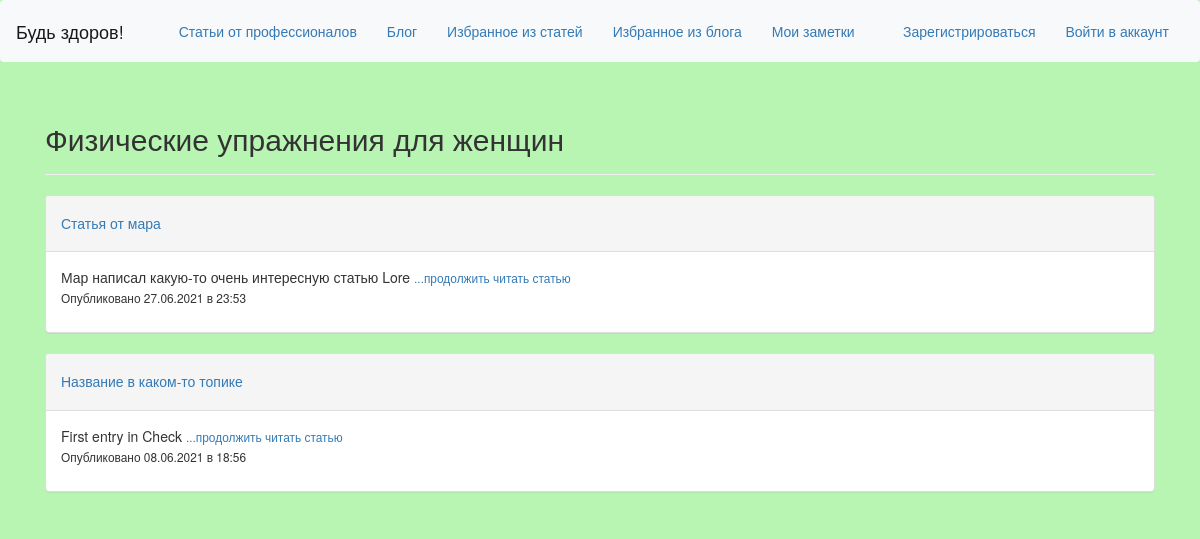
/topics/5/, run on an earlier commit of the app's database.
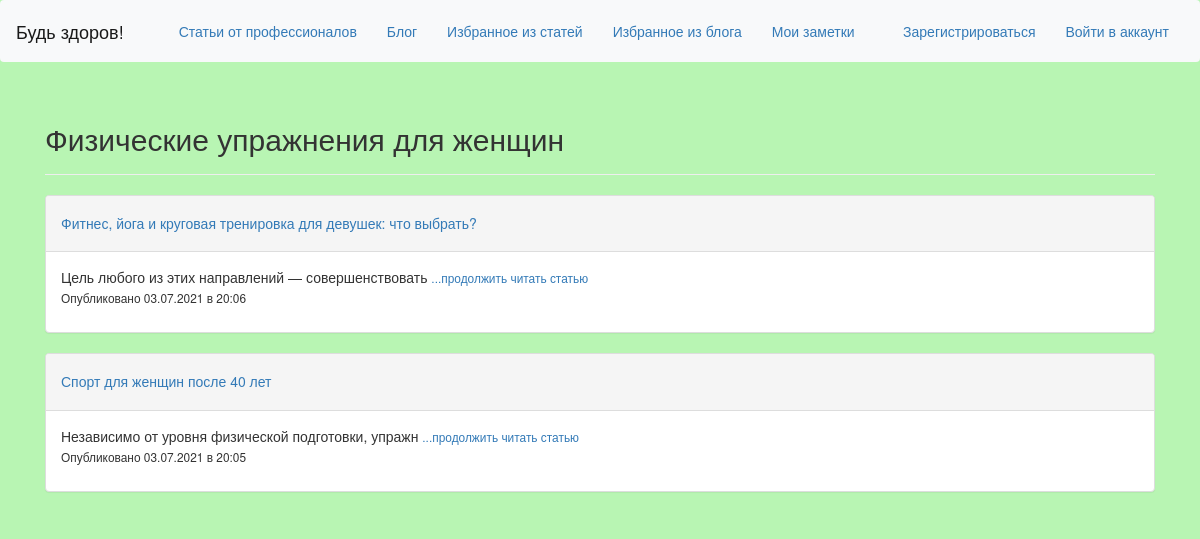
And on a later commit of the database.
### learning_logs/models.py (models this page shows, shortened)
class Entry(models.Model):
    topic = models.ForeignKey(Topic, on_delete=models.CASCADE)
    title = models.CharField(max_length=150)
    text = models.TextField()
    date_added = models.DateTimeField(auto_now_add=True)
    like = models.ManyToManyField(User, blank=True)
    entryimage = models.ImageField(upload_to='images', default='images/defaultimage.png', blank=True, null=True)
    class Meta:
        verbose_name_plural = 'entries'

### learning_logs/views.py (the view)
# urls.py: url(r'^topics/(?P<topic_id>\d+)/$', views.topic, name='topic'),
def topic(request, topic_id):
    topic = Topic.objects.get(id=topic_id)
    read_more = '...продолжить читать статью'
    entries = topic.entry_set.order_by('-date_added')
    for entry in entries:
        if len(entry.text) > 50:
            entry.text = entry.text[:50]
    context = {'topic': topic, 'entries': entries, 'read_more': read_more}
    return render(request, 'learning_logs/topic.html', context)

### learning_logs/models.py (called while the page is built)
    def __str__(self):
        return self.text

### learning_logs/templates/learning_logs/topic.html (shortened to what this page needs)
{% extends 'learning_logs/base.html' %}
{% block header %}
<h2>{{ topic }}</h2>
{% endblock header %}
{% block content %}
{% for entry in entries %}
<div class="panel panel-default">
    <div class="panel-heading">
        <h5>
            <a href="{% url 'entry' entry.id %}"> {{entry.title}}</a>
        </h5>
    </div>
    <div class="panel-body">
        {{ entry.text }}
        <small>
            <a href="{% url 'entry' entry.id %}">{{ read_more }}</a>
        </small>
        <p>
            <small>
                Опубликовано {{ entry.date_added|date:'d.m.Y в H:i' }}
            </small>
        </p>
    </div>
</div>
{% empty %}
Упс! По данной теме ещё нет ни одной статьи... Станьте первым, жмите на ссылку
"Добавить новую статью"!
{% endfor %}
{% endblock content %}

What changed in the data, as far as the page shows it:
removed Entry: title "Статья от мара", text "Мар написал какую-то очень интересную статью Lore", read_more "...продолжить читать статью", date_added "27.06.2021 в 23:53"
removed Entry: title "Название в каком-то топике", text "First entry in Check", read_more "...продолжить читать статью", date_added "08.06.2021 в 18:56"
added Entry: title "Фитнес, йога и круговая тренировка для девушек: что выбрать?", text "Цель любого из этих направлений — совершенствовать", read_more "...продолжить читать статью", date_added "03.07.2021 в 20:06"
added Entry: title "Спорт для женщин после 40 лет", text "Независимо от уровня физической подготовки, упражн", read_more "...продолжить читать статью", date_added "03.07.2021 в 20:05"
